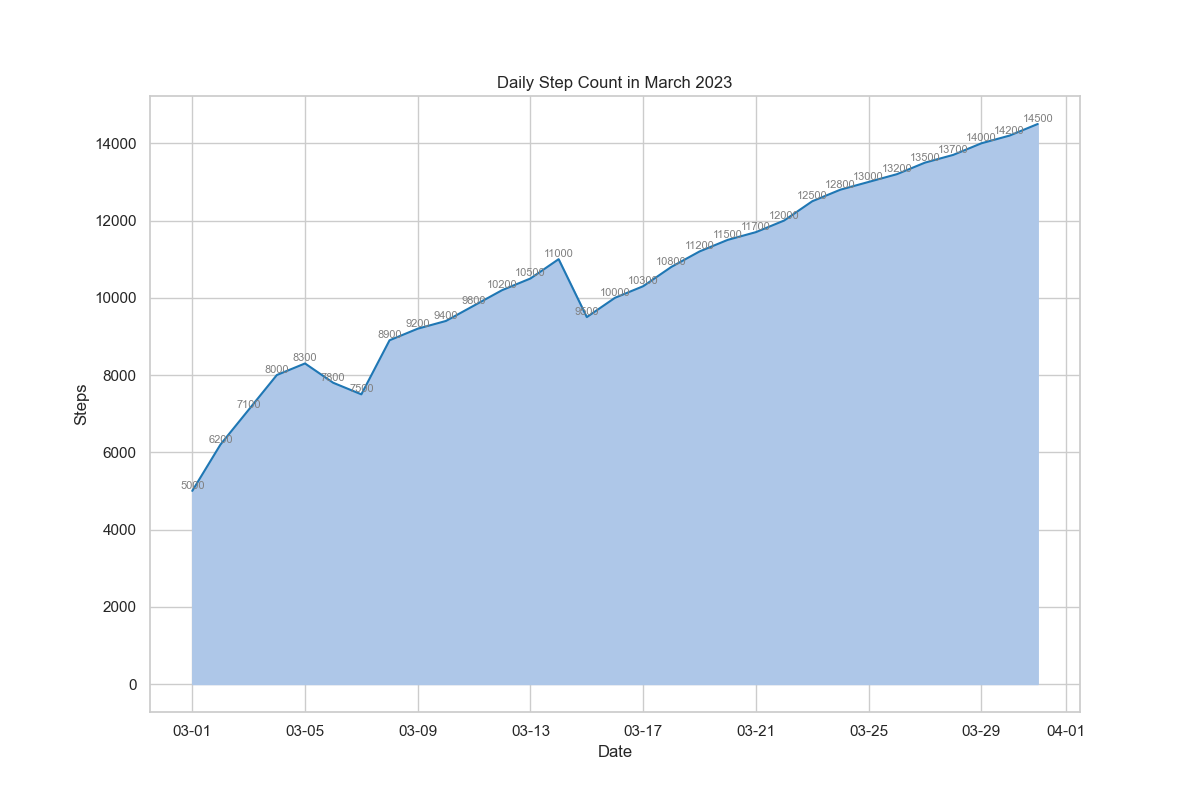

Source code (Python):

import pandas as pd
import seaborn as sns
import matplotlib.pyplot as plt
from matplotlib.dates import DateFormatter

# Data
data = {
    'Date': pd.date_range(start='2023-03-01', periods=31, freq='D'),
    'Steps': [5000, 6200, 7100, 8000, 8300, 7800, 7500, 8900, 9200, 9400, 9800, 10200, 10500, 11000, 9500, 10000, 
              10300, 10800, 11200, 11500, 11700, 12000, 12500, 12800, 13000, 13200, 13500, 13700, 14000, 14200, 14500]
}

df = pd.DataFrame(data)

# Plot
plt.figure(figsize=(12, 8))
sns.set_theme(style="whitegrid")
ax = sns.lineplot(x='Date', y='Steps', data=df, color='#1f77b4')
ax.fill_between(df['Date'], df['Steps'], color="#aec7e8")
ax.set(title='Daily Step Count in March 2023', xlabel='Date', ylabel='Steps')
date_form = DateFormatter("%m-%d")
ax.xaxis.set_major_formatter(date_form)

# Annotation
for index, row in df.iterrows():
    ax.text(row['Date'], row['Steps'], f'{row["Steps"]}', 
            ha='center', va='bottom', fontsize=8, color='grey')

plt.show()
